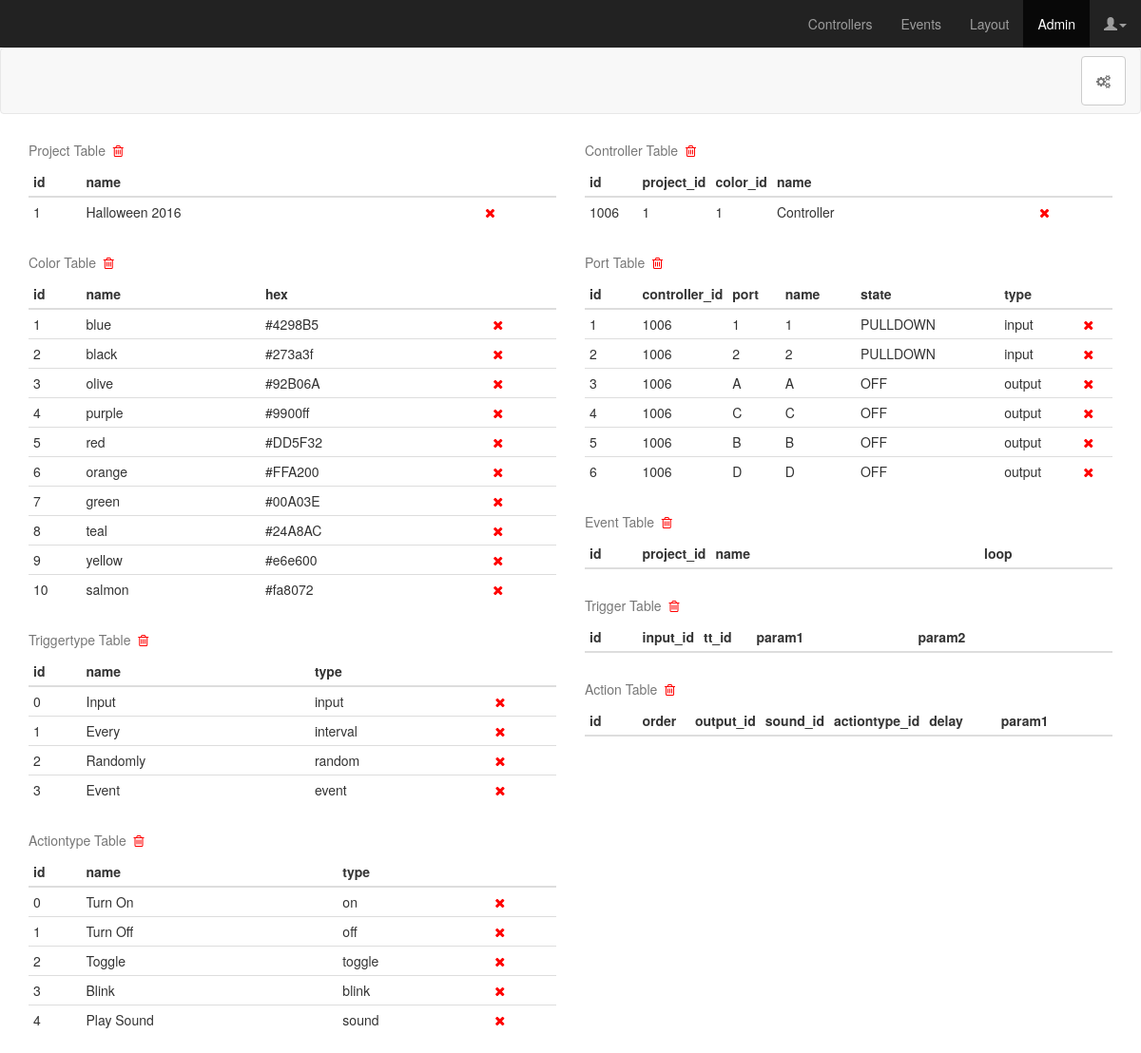
The page /admin on the database its author committed.
### app/models.py (models this page shows, shortened)
class Project(db.Model):
	id = db.Column(db.Integer, primary_key=True)
	name = db.Column(db.String(49), unique=True)
	controller = db.relationship('Controller', backref='controlelr', lazy='dynamic')
	event = db.relationship('Event', backref='event', lazy='dynamic')
	@property
	def serialize(self):
		return{
			'id': self.id,
			'name': self.name
		}

class Color(db.Model):
	id = db.Column(db.Integer, primary_key=True)
	name = db.Column(db.String(8))
	hex = db.Column(db.String(8))
	@property
	def serialize(self):
		return{
			'id': self.id,
			'name': self.name,
			'hex': self.hex
		}

class Triggertype(db.Model):
	id = db.Column(db.Integer, primary_key=True)
	type = db.Column(db.String(10))
	name = db.Column(db.String(25))
	@property
	def serialize(self):
		return {
			'id': self.id,
			'name': self.name,
			'type': self.type
		}

class Actiontype(db.Model):
	id = db.Column(db.Integer, primary_key=True)
	type = db.Column(db.String(10))
	name = db.Column(db.String(25))
	@property
	def serialize(self):
		return{
			'id': self.id,
			'name': self.name,
			'type': self.type
		}

class Controller(db.Model):
	id = db.Column(db.Integer, primary_key=True)
	project_id = db.Column(db.Integer, db.ForeignKey('project.id'))
	color_id = db.Column(db.Integer, db.ForeignKey('color.id'))
	name = db.Column(db.String(25), unique=True)
	ports = db.relationship('Port', backref='controller')
	def get_port(self, port):
		try:
			for p in self.ports:
				if p.port == port:
					return p
			NotFound = namedtuple('NotFound', 'id name state')
			p = NotFound(id='<NOT_FOUND>', name='<NOT_FOUND>', state='<NOT_FOUND>')
			return p
		except:
			return 0
	@property
	def serialize(self):
		return {
			'controller_id': self.id,
			'project_id': self.project_id,
			'controllername': self.name,
			'controllercolor': self.color_id,
			'input1_id': self.get_port('1').id,
			'input1name': self.get_port('1').name,
			'input1state': self.get_port('1').state,
			'input2_id': self.get_port('2').id,
			'input2name': self.get_port('2').name,
			'input2state': self.get_port('2').state,
			'outputA_id': self.get_port('A').id,
			'outputAname': self.get_port('A').name,
			'outputAstate': self.get_port('A').state,
			'outputB_id': self.get_port('B').id,
			'outputBname': self.get_port('B').name,
			'outputBstate': self.get_port('B').state,
			'outputC_id': self.get_port('C').id,
			'outputCname': self.get_port('C').name,
			'outputCstate': self.get_port('C').state,
			'outputD_id': self.get_port('D').id,
			'outputDname': self.get_port('D').name,
			'outputDstate': self.get_port('D').state,
		}

class Port(db.Model):
	id = db.Column(db.Integer, primary_key=True)
	controller_id = db.Column(db.Integer, db.ForeignKey('controller.id'))
	port = db.Column(db.String(2))
	name = db.Column(db.String(25))
	state = db.Column(db.String(10))
	type = db.Column(db.String(8))
	@property
	def serialize(self):
		return {
			'id': self.id,
			'cid': self.controller_id,
			'cname': self.controller.name,
			'port': self.port,
			'name': self.name,
			'state': self.state,
			'type': self.type,
			'color_id': self.controller.color_id
		}

### app/views.py (the view)
@app.route('/admin')
def admin():
	return render_template('admin.html',
		title='Admin',
		projects=[p.serialize for p in Project.query.all()],
		ports=[p.serialize for p in Port.query.all()],
		triggertypes=[tt.serialize for tt in Triggertype.query.all()],
		actiontypes=[at.serialize for at in Actiontype.query.all()],
		actions=[a.serialize for a in Action.query.all()],
		triggers=[t.serialize for t in Trigger.query.all()],
		controllers=[c.serialize for c in Controller.query.all()],
		events=[e.serialize for e in Event.query.all()],
		colors=[c.serialize for c in Color.query.all()]
	)

### app/templates/admin.html (shortened to what this page needs)
{% extends "base.html" %}
{% block content %}
<link href="static/css/admin.css" rel="stylesheet">
<nav class="navbar navbar-default">
  <div class="container-fluid">
    <div class="collapse navbar-collapse" id="navbar-collapse-1">
      <ul class="nav navbar-nav navbar-right">
        <li>
        	<a class="btn btn-default navbar-btn" href="init_setup" role="button">
        	  <i class="fa fa-cogs"></i>
        	</a>
        </li>
      </ul>
    </div>
  </div>
</nav>
<div class="container">
  <div class="row">
    <div class="col-xs-6">
      <table class="table table-condensed">
        <caption>Project Table&nbsp;&nbsp;<i class="fa fa-trash-o" id="project" style="color:red;"></caption>
        <thead>
          <tr>
            <th class="id">id</th>
            <th>name</th>
            <th>&nbsp;</th>
          </tr>
        </thead>
        <tbody>
          {% for p in projects %}
          <tr>
            <td class="id">{{ p.id }}</td>
            <td>{{ p.name }}</td>
            <td><i class="fa fa-times" id="project-{{ p.id }}" style="color:red;"></td>
          </tr>
          {% endfor %}
        </tbody>
      </table>
      <table class="table table-condensed">
        <caption>Color Table&nbsp;&nbsp;<i class="fa fa-trash-o" id="color" style="color:red;"></caption>
        <thead>
          <tr>
            <th class="id">id</th>
            <th>name</th>
            <th>hex</th>
            <th>&nbsp;</th>
          </tr>
        </thead>
        <tbody>
          {% for c in colors %}
          <tr>
            <td class="id">{{ c.id }}</td>
            <td>{{ c.name }}</td>
            <td>{{ c.hex }}</td>
            <td><i class="fa fa-times" id="color-{{ c.id }}" style="color:red;"></td>
          </tr>
          {% endfor %}
        </tbody>
      </table>
      <table class="table table-condensed">
        <caption>Triggertype Table&nbsp;&nbsp;<i class="fa fa-trash-o" id="triggertype" style="color:red;"></caption>
        <thead>
          <tr>
            <th class="id">id</th>
            <th>name</th>
            <th>type</th>
            <th>&nbsp;</th>
          </tr>
        </thead>
        <tbody>
          {% for tt in triggertypes %}
          <tr>
            <td class="id">{{ tt.id }}</td>
            <td>{{ tt.name }}</td>
            <td>{{ tt.type }}</td>
            <td><i class="fa fa-times" id="triggertype-{{ tt.id }}" style="color:red;"></td>
          </tr>
          {% endfor %}
        </tbody>
      </table>
      <table class="table table-condensed">
        <caption>Actiontype Table&nbsp;&nbsp;<i class="fa fa-trash-o" id="actiontype" style="color:red;"></caption>
        <thead>
          <tr>
            <th class="id">id</th>
            <th>name</th>
            <th>type</th>
            <th>&nbsp;</th>
          </tr>
        </thead>
        <tbody>
          {% for a in actiontypes %}
          <tr>
            <td class="id">{{ a.id }}</td>
            <td>{{ a.name }}</td>
            <td>{{ a.type }}</td>
            <td><i class="fa fa-times" id="actiontype-{{ a.id }}" style="color:red;"></td>
          </tr>
          {% endfor %}
        </tbody>
      </table>
    </div>
    <div class="col-xs-6">
      <table class="table table-condensed">
        <caption>Controller Table&nbsp;&nbsp;<i class="fa fa-trash-o" id="controller" style="color:red;"></caption>
        <thead>
          <tr>
            <th class="id">id</th>
            <th class="id">project_id</th>
            <th class="id">color_id</th>
            <th>name</th>
            <th>&nbsp;</th>
          </tr>
        </thead>
        <tbody>
          {% for c in controllers %}
          <tr>
            <td class="id">{{ c.controller_id }}</td>
            <td class="id">{{ c.project_id }}</td>
            <td class="id">{{ c.controllercolor }}</td>
            <td>{{ c.controllername }}</td>
            <td><i class="fa fa-times" id="controller-{{ c.controller_id }}" style="color:red;"></td>
          </tr>
          {% endfor %}
        </tbody>
      </table>
      <table class="table table-condensed">
        <caption>Port Table&nbsp;&nbsp;<i class="fa fa-trash-o" id="port" style="color:red;"></caption>
        <thead>
          <tr>
            <th class="id">id</th>
            <th class="id">controller_id</th>
            <th class="id">port</th>
            <th>name</th>
            <th>state</th>
            <th>type</th>
            <th>&nbsp;</th>
          </tr>
        </thead>
        <tbody>
          {% for p in ports %}
          <tr>
            <td class="id">{{ p.id }}</td>
            <td class="id">{{ p.cid }}</td>
            <td class="id">{{ p.port }}</td>
            <td>{{ p.name }}</td>
            <td>{{ p.state }}</td>
            <td>{{ p.type }}</td>
            <td><i class="fa fa-times" id="port-{{ p.id }}" style="color:red;"></td>
          </tr>
          {% endfor %}
        </tbody>
      </table>
      <table class="table table-condensed">
        <caption>Event Table&nbsp;&nbsp;<i class="fa fa-trash-o" id="event" style="color:red;"></caption>
        <thead>
          <tr>
            <th class="id">id</th>
            <th class="id">project_id</th>
            <th>name</th>
            <th class="id">loop</th>
            <th>&nbsp;</th>
          </tr>
        </thead>
      </table>
      <table class="table table-condensed">
        <caption>Trigger Table&nbsp;&nbsp;<i class="fa fa-trash-o" id="trigger" style="color:red;"></caption>
        <thead>
          <tr>
            <th class="id">id</th>
            <th class="id">input_id</th>
            <th class="id">tt_id</th>
            <th>param1</th>
            <th>param2</th>
            <th>&nbsp;</th>
          </tr>
        </thead>
      </table>
      <table class="table table-condensed">
        <caption>Action Table&nbsp;&nbsp;<i class="fa fa-trash-o" id="action" style="color:red;"></caption>
        <thead>
          <tr>
            <th class="id">id</th>
            <th class="id">order</th>
            <th class="id">output_id</th>
            <th class="id">sound_id</th>
            <th class="id">actiontype_id</th>
            <th>delay</th>
            <th>param1</th>
            <th>&nbsp;</th>
          </tr>
        </thead>
      </table>
    </div>
  </div>
</div>
{% endblock %}

### app/templates/base.html (shortened to what this page needs)
<!DOCTYPE html>
<html lang="en">
  <head>
    <link href="static/css/bootstrap.min.css" rel="stylesheet">
    <link href="static/font-awesome-4.6.3/css/font-awesome.min.css" rel="stylesheet">
    <link href="static/css/animate.min.css" rel="stylesheet">
  </head>
  <body>
    <nav class="navbar navbar-inverse navbar-fixed-top">
      <div class="container-fluid">
        <div id="navbar" class="navbar-collapse collapse">
          <ul class="nav navbar-nav navbar-right">
            <li id="controllers"><a href="controllers">Controllers</a></li>
            <li id="events"><a href="dashboard">Events</a></li>
            <li id="layout"><a href="#">Layout</a></li>
            <li id="admin"><a href="admin">Admin</a></li>
            <li>
              <a href="#" class="dropdown-toggle" data-toggle="dropdown"><span class="glyphicon glyphicon-user"></span><span class="caret"></span></a>
            </li>
          </ul>
        </div>
      </div>
    </nav>
    {% block content %}{% endblock %}
  </body>
</html>

### app/static/css/admin.css (style rules this page uses)
body { padding-top: 50px; }
.navbar-fixed-top { border: 0; }
.id { width: 10%; }

### rows shown on the page
Project: id "1", name "Halloween 2016"
Color: id "1", name "blue", hex "#4298B5"
Color: id "2", name "black", hex "#273a3f"
Color: id "3", name "olive", hex "#92B06A"
Color: id "4", name "purple", hex "#9900ff"
Color: id "5", name "red", hex "#DD5F32"
Color: id "6", name "orange", hex "#FFA200"
Color: id "7", name "green", hex "#00A03E"
Color: id "8", name "teal", hex "#24A8AC"
Color: id "9", name "yellow", hex "#e6e600"
Color: id "10", name "salmon", hex "#fa8072"
Triggertype: id "0", name "Input", type "input"
Triggertype: id "1", name "Every", type "interval"
Triggertype: id "2", name "Randomly", type "random"
Triggertype: id "3", name "Event", type "event"
Actiontype: id "0", name "Turn On", type "on"
Actiontype: id "1", name "Turn Off", type "off"
Actiontype: id "2", name "Toggle", type "toggle"
Actiontype: id "3", name "Blink", type "blink"
Actiontype: id "4", name "Play Sound", type "sound"
Controller: controller_id "1006", controllername "Controller"
Port: cid "1006", state "PULLDOWN", type "input"
Port: cid "1006", state "PULLDOWN", type "input"
Port: cid "1006", state "OFF", type "output"
Port: cid "1006", state "OFF", type "output"
Port: cid "1006", state "OFF", type "output"
Port: cid "1006", state "OFF", type "output"

### other values the page prints
{{ c.project_id }} "1"
{{ c.controllercolor }} "1"
{{ p.id }} "1" "2" "3" "4" "5" "6"
{{ p.port }} "1" "2" "A" "C" "B" "D"
{{ p.name }} "1" "2" "A" "C" "B" "D"
